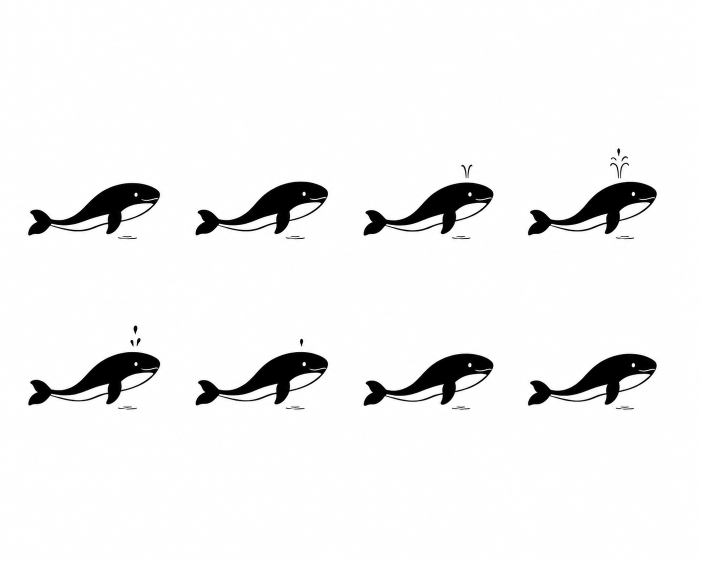
#> input picture artwork-sources/four-actions/breathe.png, 1402 x 1122 px (shown at 1/2 size)
$ python -i visuals.py   (imports and definitions only)
#> lines starting #> are read from the running program, lines starting #| are printed output that depends on the picture
### scripts/whale_assets/model.py
from __future__ import annotations

import math
from dataclasses import dataclass
from pathlib import Path
from typing import Callable, Iterable, Sequence

from PIL import Image, ImageDraw, ImageFont


ROOT = Path(__file__).resolve().parents[2]
ASSETS = ROOT / "assets"
DOCS = ROOT / "docs"
CANVAS = 352
SUPERSAMPLE = 3
FRAMES = 48
FRAME_MS = 40
INK = (3, 18, 38, 255)
INK_BLACK = (0, 0, 0, 255)
WHITE = (255, 255, 255, 255)

FONT_REGULAR_CANDIDATES = (
    Path("/usr/share/fonts/opentype/inter/InterDisplay-Regular.otf"),
    Path("/usr/share/fonts/truetype/lato/Lato-Regular.ttf"),
    Path(r"C:\Windows\Fonts\segoeui.ttf"),
)
FONT_MEDIUM_CANDIDATES = (
    Path("/usr/share/fonts/opentype/inter/InterDisplay-Medium.otf"),
    Path("/usr/share/fonts/truetype/lato/Lato-Medium.ttf"),
    Path(r"C:\Windows\Fonts\seguisb.ttf"),
)
FONT_BOLD_CANDIDATES = (
    Path("/usr/share/fonts/opentype/inter/InterDisplay-Bold.otf"),
    Path("/usr/share/fonts/truetype/lato/Lato-Bold.ttf"),
    Path(r"C:\Windows\Fonts\segoeuib.ttf"),
)


@dataclass(frozen=True)
class StateSpec:
    key: str
    label: str
    summary: str
    render: Callable[[float], Image.Image] | None
    playlist: bool = True
    preview_frame: int = 18
    source: str = "generated"
    preserved_from: str | None = None
    derived_from: tuple[str, ...] | None = None


def lerp(a: float, b: float, t: float) -> float:
    return a + (b - a) * t


def clamp(value: float, low: float = 0.0, high: float = 1.0) -> float:
    return max(low, min(high, value))


def smoothstep(value: float) -> float:
    t = clamp(value)
    return t * t * (3 - 2 * t)


def font(candidates: Sequence[Path], size: int) -> ImageFont.ImageFont:
    for candidate in candidates:
        if candidate.exists():
            return ImageFont.truetype(str(candidate), size)
    return ImageFont.load_default()


# [50 lines left out: functions cubic, transform, point_transform, not called in this run]


def blank() -> Image.Image:
    return Image.new("RGBA", (CANVAS * SUPERSAMPLE, CANVAS * SUPERSAMPLE), (0, 0, 0, 0))


def finish(image: Image.Image) -> Image.Image:
    return image.resize((CANVAS, CANVAS), Image.Resampling.LANCZOS)


# [531 lines left out: functions _radius_profile, _centerline, _frame_at, _offset, draw_whale, _ink_radius_profile and 6 more, not called in this run]

### scripts/whale_assets/visuals.py
from __future__ import annotations

import hashlib
import math
from pathlib import Path
from typing import Sequence

from PIL import Image, ImageDraw, ImageFilter

from .model import (
    DOCS,
    FONT_BOLD_CANDIDATES,
    FONT_MEDIUM_CANDIDATES,
    FONT_REGULAR_CANDIDATES,
    FRAME_MS,
    FRAMES,
    INK,
    StateSpec,
    WHITE,
    font,
    lerp,
)


# [19 lines left out: functions save_animation, sha256, not called in this run]


def gradient(size: tuple[int, int], top: tuple[int, int, int], bottom: tuple[int, int, int]) -> Image.Image:
#> called with size = (1000, 300), top = (249, 250, 252), bottom = (232, 236, 242)
    width, height = size
    image = Image.new("RGBA", size)
#> image: PIL image 1000x300 RGBA; every value is 0
    pixels = image.load()
    for y in range(height):
        ratio = y / max(1, height - 1)
        color = tuple(round(lerp(top[index], bottom[index], ratio)) for index in range(3)) + (255,)
        for x in range(width):
            pixels[x, y] = color
    return image


# [12 lines left out: function decorate_background, not called in this run]


def card_shadow(size: tuple[int, int], radius: int, fill: tuple[int, int, int, int]) -> Image.Image:
    width, height = size
    pad = 24
    layer = Image.new("RGBA", (width + pad * 2, height + pad * 2), (0, 0, 0, 0))
    shadow = Image.new("RGBA", layer.size, (0, 0, 0, 0))
    draw = ImageDraw.Draw(shadow)
    draw.rounded_rectangle((pad, pad + 8, pad + width, pad + height + 8), radius=radius, fill=(24, 53, 92, 35))
    shadow = shadow.filter(ImageFilter.GaussianBlur(12))
    draw = ImageDraw.Draw(layer)
    draw.rounded_rectangle((pad, pad, pad + width, pad + height), radius=radius, fill=fill)
    return Image.alpha_composite(shadow, layer)


# [83 lines left out: functions frame_for, build_hero, preview_base, build_preview, not called in this run]


def build_rebuilt_real_speed_preview(frames_by_state: dict[str, list[Image.Image]]) -> None:
    """Render the four rebuilt states together at their actual 40 ms cadence."""
    canvas = gradient((1000, 300), (249, 250, 252), (232, 236, 242))
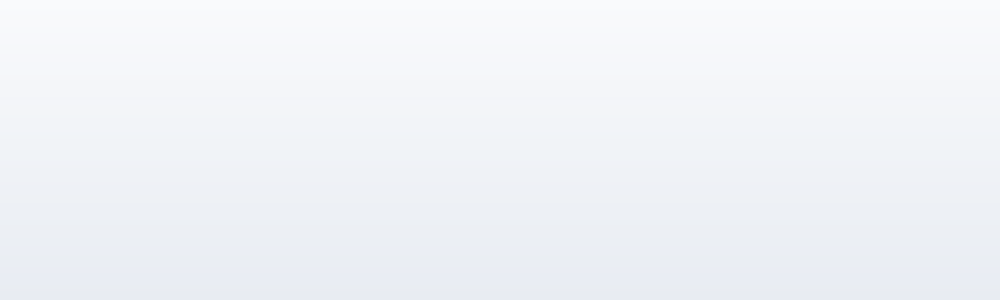
#> canvas: PIL image 1000x300 RGBA; mean R, G, B, A 240.5, 243, 247, 255
    draw = ImageDraw.Draw(canvas, "RGBA")
    draw.text((34, 22), "Black-ink rebuild · real speed", font=font(FONT_BOLD_CANDIDATES, 30), fill=(0, 0, 0, 255))
    draw.text((36, 62), "48 frames · 40 ms per frame · 1.92 s seamless loop", font=font(FONT_REGULAR_CANDIDATES, 15), fill=(74, 83, 98, 255))
    states = (("work", "TOOL RUN"), ("compose", "STREAM"), ("idle", "CALM"), ("alert", "RETRY"))
    x_positions = (24, 268, 512, 756)
    for x, (_, label) in zip(x_positions, states):
        card = card_shadow((220, 186), 22, (255, 255, 255, 246))
        canvas.alpha_composite(card, (x - 24, 86 - 24))
        label_font = font(FONT_MEDIUM_CANDIDATES, 11)
        box = draw.textbbox((0, 0), label, font=label_font)
        draw.text((x + 110 - (box[2] - box[0]) / 2, 247), label, font=label_font, fill=(0, 0, 0, 255))
#> this loop made 4 passes
#> box on passes 1 to 4: (0, 3, 54, 11), (0, 3, 44, 11), (0, 3, 31, 11), (0, 3, 35, 11)
#> pass 1, in card_shadow, `shadow = shadow.filter(ImageFilter.GaussianBlur(12))`:
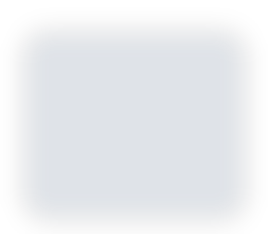
#> shadow: PIL image 268x234 RGBA; mean R, G, B, A 15.6, 34.5, 59.8, 22.8; transparent parts drawn white
#> pass 1, in build_rebuilt_real_speed_preview, `card = card_shadow((220, 186), 22, (255, 255, 255, 246))`:
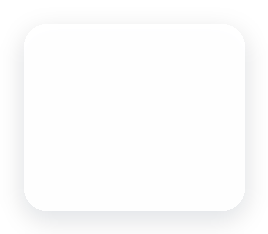
#> card: PIL image 268x234 RGBA; mean R, G, B, A 167.1, 169, 171.6, 163.3; transparent parts drawn white
#> after the loop:
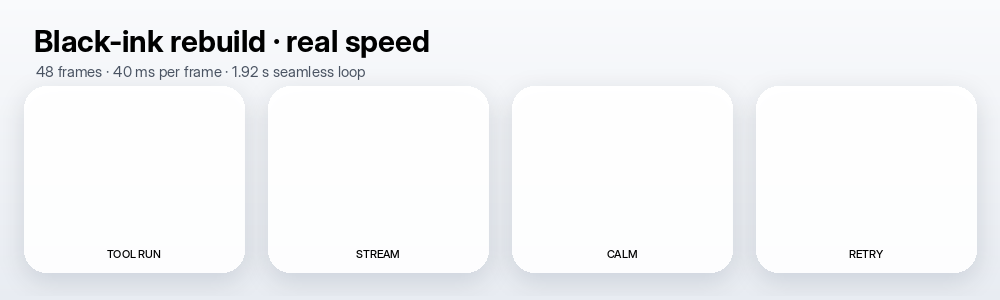
#> canvas: PIL image 1000x300 RGBA; mean R, G, B, A 243, 244.2, 245.9, 255
    rendered: list[Image.Image] = []
    for index in range(FRAMES):
        frame = canvas.copy()
        for x, (state, _) in zip(x_positions, states):
            whale = frames_by_state[state][index % len(frames_by_state[state])].resize((174, 174), Image.Resampling.LANCZOS)
            frame.alpha_composite(whale, (x + 23, 83))
        rendered.append(frame.convert("RGBA"))
#> after the loop, rendered = []
    rendered[0].save(
        DOCS / "rebuilt-states-real-speed.webp",
        save_all=True,
        append_images=rendered[1:],
        duration=[FRAME_MS] * FRAMES,
        loop=0,
        quality=86,
        method=4,
        exact=True,
    )


# [13 lines that did not run here, left out]


def build_gallery(frames_by_state: dict[str, list[Image.Image]], specs: Sequence[StateSpec]) -> None:
    canvas = gradient((1200, 760), (245, 250, 255), (216, 233, 255))
    decorate_background(canvas, 1.4)
    draw = ImageDraw.Draw(canvas, "RGBA")
    draw.text((54, 42), "Brand-aligned animation gallery", font=font(FONT_BOLD_CANDIDATES, 40), fill=(8, 24, 46, 255))
    draw.text((56, 95), "Two untouched originals, one Image Gen spout, five semantic states, one shared silhouette.", font=font(FONT_REGULAR_CANDIDATES, 19), fill=(73, 92, 120, 255))

    card_width = 258
    card_height = 240
    x_positions = (42, 329, 616, 903)
    y_positions = (142, 425)
    for index, spec in enumerate(specs):
        row, column = divmod(index, 4)
        x = x_positions[column]
        y = y_positions[row]
        card = card_shadow((card_width, card_height), 26, (255, 255, 255, 245))
        canvas.alpha_composite(card, (x - 24, y - 24))
        whale = frame_for(frames_by_state, spec).resize((132, 132), Image.Resampling.LANCZOS)
        canvas.alpha_composite(whale, (x + 63, y + 4))
        badge_fill = (226, 238, 255, 255) if spec.source == "legacy" else (235, 244, 255, 255)
        draw.rounded_rectangle((x + 18, y + 142, x + card_width - 18, y + 221), radius=18, fill=badge_fill)
        source_label = "PRESERVED" if spec.source == "legacy" else ("IMAGE GEN" if spec.source == "imagegen" else "REDRAWN")
        draw.rounded_rectangle((x + 32, y + 154, x + 101, y + 174), radius=10, fill=(8, 24, 46, 228))
        source_font = font(FONT_MEDIUM_CANDIDATES, 9)
        source_box = draw.textbbox((0, 0), source_label, font=source_font)
        draw.text((x + 66.5 - (source_box[2] - source_box[0]) / 2, y + 160), source_label, font=source_font, fill=WHITE)
        draw.text((x + 112, y + 155), spec.label, font=font(FONT_MEDIUM_CANDIDATES, 11), fill=(27, 72, 137, 255))
        summary_font = font(FONT_REGULAR_CANDIDATES, 10)
        for line_index, line in enumerate(_wrapped_lines(draw, spec.summary, width=190, max_lines=2, text_font=summary_font)):
            draw.text((x + 32, y + 184 + line_index * 13), line, font=summary_font, fill=(72, 91, 119, 255))
    canvas.convert("RGB").save(DOCS / "state-gallery.png", optimize=True)

>>> import cv2
>>> picture = cv2.imread('../../artwork-sources/four-actions/breathe.png', cv2.IMREAD_GRAYSCALE)
#> (the run stopped early here; a loop or call above may not have finished)
